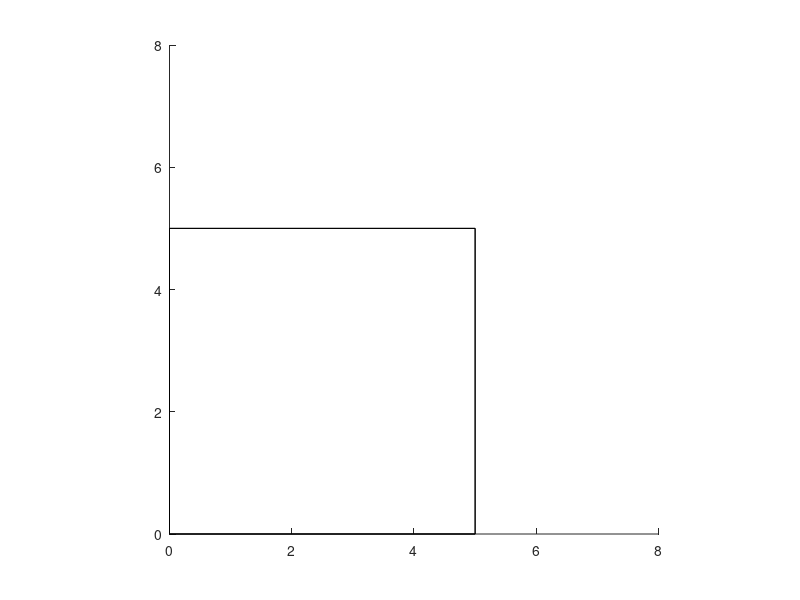

This chart was generated by the following MATLAB code: (Note: this script raises an error after producing the figure.)
close all;
clear ;
format long;
%rysowanie kwadratu
rectangle('Position', [0 0 5 5]);
axis equal;
axis([0 5 0 5]);
%warunki startowe
hold on;
Ax = 0; Ay = 5;
Bx = 5; By = 5; 
Cx = 5; Cy = 0;     
Dx = 0; Dy = 0;
A = [Ax, Ay];
B = [Bx, By];
C = [Cx, Cy];
D = [Dx, Dy];
hold on;
%plot(Ax,Ay,"x","Color",[0 0 1]);
%plot(Bx,By,"x","Color",[1 0 0]);
%plot(Cx,Cy,"x","Color",[0 1 0]);
%plot(Dx,Dy,"x","Color",[1 0 1]);
skokwspolny = 0.1;
stalaskoku = 0.04;
skokA = skokwspolny;
skokB = skokwspolny;
skokC = skokwspolny;
skokD = skokwspolny;

cala_odlegloscA = 0;
for i = i:55
%while (prawidlowy_skok(skokA) * prawidlowy_skok(skokB) * prawidlowy_skok(skokC) * prawidlowy_skok(skokD) == 1)
rectangle('Position', [0 0 5 5]);
axis equal;
axis([0 8 0 8]);

%cala_odlegloscA = cala_odlegloscA + odl_XY(A  + znormalizwany_wektor_AB,A);
znormalizwany_wektor_AB = (wektorXY(A,B)/odl_XY(A,B))*skokA;
cala_odlegloscA = cala_odlegloscA + odl_XY(A  + znormalizwany_wektor_AB,A);
A = A + znormalizwany_wektor_AB ;
znormalizwany_wektor_BC = (wektorXY(B,C)/odl_XY(A,B))*skokB;
B = B + znormalizwany_wektor_BC ;
znormalizwany_wektor_CD = (wektorXY(C,D)/odl_XY(C,D))*skokC;
C = C + znormalizwany_wektor_CD;
znormalizwany_wektor_DA = (wektorXY(D,A)/odl_XY(D,A))*skokD;
D = D + znormalizwany_wektor_DA;

hold on;
plot(A(1),A(2),"x","Color",[1 0 0]);
hold on;
plot(B(1),B(2),"x","Color",[0 1 0]);
hold on;
plot(C(1),C(2),"x","Color",[0 0 1]);
hold on;
plot(D(1),D(2),"x","Color",[1 0 1]);



%skokA = obliczenieSkoku(znormalizwany_wektor_AB,skokA);
%skokB = obliczenieSkoku(znormalizwany_wektor_BC,skokB);
%skokC = obliczenieSkoku(znormalizwany_wektor_CD,skokC);
%skokD = obliczenieSkoku(znormalizwany_wektor_DA,skokD);
%skokA = obliczenieskokuzadanie(A,B,stalaskoku);
%skokB = obliczenieskokuzadanie(B,C,stalaskoku);
%skokC = obliczenieskokuzadanie(C,D,stalaskoku);
%skokD = obliczenieskokuzadanie(D,A,stalaskoku);
end

disp(cala_odlegloscA);
%funkcje
function f = wektorXY(X,Y)
f = [Y(1)-X(1),Y(2)-X(2)];
end


function f = odl_XY(X,Y)
f = sqrt((Y(1) - X(1)).^2 + (Y(2) - X(2)).^2);
end

function f = obliczenieSkoku(znormalizowanywektorXY,skok)
    if (znormalizowanywektorXY > 0.1 * skok)
        f = skok * 0.1;
    end 
    f = skok;
end

function f = obliczenieskokuzadanie(X,Y,stala)
wektorX = (Y(1) - X(1))^2;
wektorY = (Y(2) - X(2))^2;
f = stala*(1/(wektorX + wektorY));
end

function f = prawidlowy_skok(skokX)
    if (skokX > 0.00001)
        f = 1;
    else 
        f = 0;
    end

end
